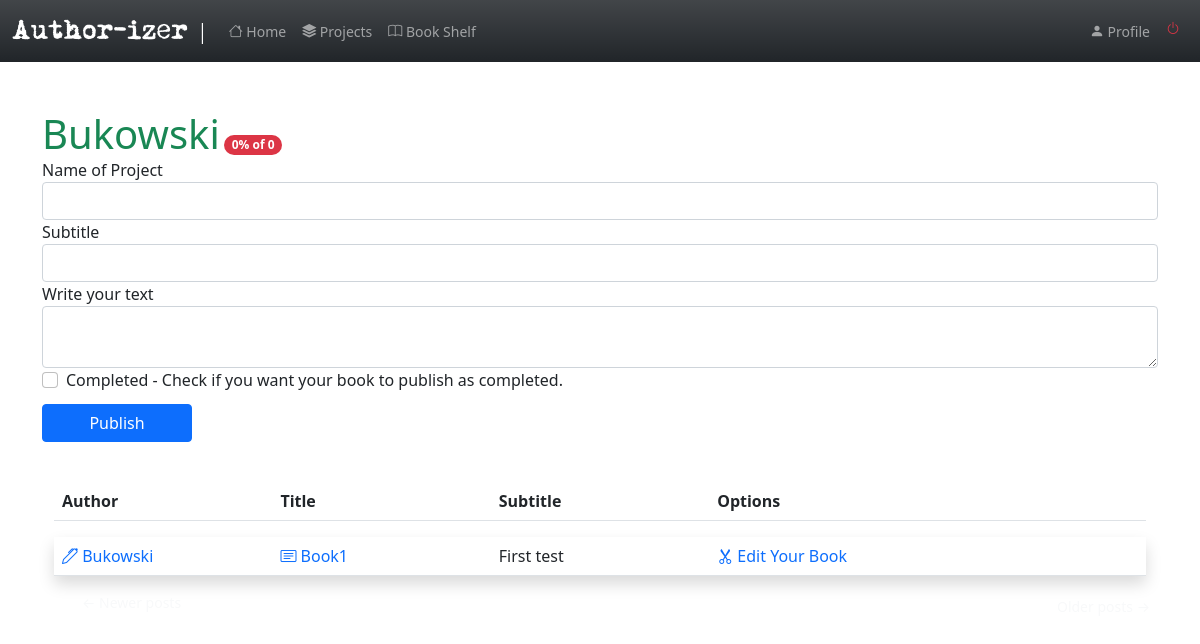
The app's page /index (signed in) with its own data.
### app/models.py (models this page shows, shortened)
class User(UserMixin, db.Model):
    id = db.Column(db.Integer, primary_key=True )
    username = db.Column(db.String(64), index=True, unique=True)
    email = db.Column(db.String(120), index=True, unique=True)
    password_hash = db.Column(db.String(128))
    posts = db.relationship('Post', backref='author', lazy='dynamic')
    about_me = db.Column(db.String(140))
    last_seen = db.Column(db.DateTime, default=datetime.utcnow)
    followed = db.relationship(
        'User', secondary=followers,
        primaryjoin=(followers.c.follower_id == id),
        secondaryjoin=(followers.c.followed_id == id),
        backref=db.backref('followers', lazy='dynamic'), lazy='dynamic')
    def followed_posts(self):
        followed = Post.query.join(
            followers, (followers.c.followed_id == Post.user_id)).filter(
                followers.c.follower_id == self.id)
        own = Post.query.filter_by(user_id=self.id)
        return followed.union(own).order_by(Post.timestamp.desc())

class SearchableMixin(object):
    @classmethod
    def before_commit(cls, session):
        session._changes = {
            'add': list(session.new),
            'update': list(session.dirty),
            'delete': list(session.deleted)
        }
    @classmethod
    def after_commit(cls, session):
        for obj in session._changes['add']:
            if isinstance(obj, SearchableMixin):
                add_to_index(obj.__tablename__, obj)
        for obj in session._changes['update']:
            if isinstance(obj, SearchableMixin):
                add_to_index(obj.__tablename__, obj)
        for obj in session._changes['delete']:
            if isinstance(obj, SearchableMixin):
                remove_from_index(obj.__tablename__, obj)
        session._changes = None

class Post(SearchableMixin, db.Model):
    __searchable__ = ['body']
    id = db.Column(db.Integer, primary_key=True)
    body = db.Column(db.Text)
    title= db.Column(db.String(140))
    subtitle=db.Column(db.String(200))
    timestamp = db.Column(db.DateTime, index=True, default=datetime.utcnow)
    user_id = db.Column(db.Integer, db.ForeignKey('user.id', ondelete="CASCADE"))
    contributes = db.relationship('Contribute', backref='contrib', lazy='dynamic')
    completed= db.Column(db.Boolean, default=False)

### app/routes.py (the view, shortened to what this page needs)
@app.route('/', methods=['GET', 'POST'])
@app.route('/index', methods=['GET', 'POST'])
@login_required
def index():
    form = PostForm()
    authorate= user_rating(current_user.username)
    page = request.args.get('page', 1, type=int)
    posts = current_user.followed_posts().paginate(
        page, app.config['POSTS_PER_PAGE'], False)
    next_url = url_for('index', page=posts.next_num) \
        if posts.has_next else None
    prev_url = url_for('index', page=posts.prev_num) \
        if posts.has_prev else None
    return render_template('index.html', title='Home', form=form,
                           posts=posts.items, next_url=next_url,
                           prev_url=prev_url, authorate=authorate, total=total_rating)

### app/forms.py
class SearchForm(FlaskForm):
    q = StringField(('Search'), validators=[DataRequired()])
    def __init__(self, *args, **kwargs):
        if 'formdata' not in kwargs:
            kwargs['formdata'] = request.args
        if 'csrf_enabled' not in kwargs:
            kwargs['csrf_enabled'] = False
        super(SearchForm, self).__init__(*args, **kwargs)

class PostForm(FlaskForm):
    title= StringField('Name of Project', validators=[DataRequired(), Length(min=1, max=140)])
    subtitle= StringField('Subtitle', validators=[Length(min=0, max=200)])
    post = CKEditorField('Write your text', validators=[DataRequired()])
    completed=BooleanField("Completed - Check if you want your book to publish as completed.")
    submit = SubmitField('Publish')

### app/models.py (called while the page is built)
@login.user_loader
def load_user(id):
    return User.query.get(int(id))

### app/rating.py (called while the page is built)
def user_rating(username):
    conts=[]
    contributes=Contribute.query.filter_by(contributor=username).all()
    num=len(contributes)
    for contribute in contributes:
        if contribute.accepted ==1:
            conts.append(contribute)
    acc_len = len(conts)
    if num>0:
        rating=(acc_len*100)/num
        return round(rating,1)
    else:
        return 0

def total_rating(username):
   contributes=Contribute.query.filter_by(contributor=username).all()
   num=len(contributes)
   return num

### app/routes.py (called while the page is built)
@app.before_request
def before_request():
    if current_user.is_authenticated:
        current_user.last_seen = datetime.utcnow()
        db.session.commit()
        g.search_form = SearchForm()

### app/templates/index.html (shortened to what this page needs)
{% extends "base.html" %}
{% import 'bootstrap/form.html' as wtf %}
{% block app_content %}
        <h1 class='text-success d-inline '>{{ current_user.username.capitalize() }}</h1>
        <div class='d-inline col'>
            {%if authorate >=80%}
            <span class='badge bg-success text-wrap rounded-pill '> {{authorate}}% of {{total(username=current_user.username)}}</span>
            {%elif 80>authorate >=50 %}
            <span class='badge bg-warning text-wrap  rounded-pill  '> {{authorate}}% of {{total(username=current_user.username)}}</span>
            {%elif authorate<50 %}
            <span class='badge bg-danger text-wrap rounded-pill '> {{authorate}}% of {{total(username=current_user.username)}} </span>
            {%endif%}
        </div>
    {% if form %}
    {{ wtf.render_form(form) }}
    <br>
    {% endif %}
    <div class='container'>
    <table class="table">
        <thead>
          <tr class='mb-5 bg-body row-cols-5'>
            <th scope="col-sm-2">Author</th>
            <th scope="col-sm-2">Title</th>
            <th scope="col-sm-2">Subtitle</th>
            <th scope="col-sm-2">Options</th>
            <th scope="col-sm-2">  </th>
          </tr>
        </thead>
    </table>
    </div>
    {% for post in posts %}
        {%if post.completed!=1 %}
        {% include '_post.html' %}
        {%endif%}
    {% endfor %}
    <nav aria-label="...">
        <ul class="pager">
            {% if not prev_url %}
            <li class='btn-sm rounded-pill btn-outline-light d-inline'>
                <a type="button" class="btn-outline-light text-decoration-none" href="{{ prev_url or '#' }}">
                    <span aria-hidden="true">&larr;</span> Newer posts
                </a>
            </li>
            {%elif prev_url%}
            <li class="btn-sm rounded-pill btn-secondary d-inline">
                <a type="button" class="btn-outline-light text-decoration-none" href="{{ prev_url or '#' }}">
                    <span aria-hidden="true">&larr;</span> Newer posts
                </a>
            </li>
            {% endif %}
            {% if not next_url %}
            <li  class='btn-sm rounded-pill btn-outline-light d-inline float-end' >
                <a type="button" class="btn-outline-light text-decoration-none " href="{{ next_url or '#' }}">
                    Older posts <span aria-hidden="true">&rarr;</span>
                </a>
            </li>
            {%elif next_url%}
            <li  class="btn-sm rounded-pill btn-secondary d-inline float-end ">
                <a type="button" class="btn-outline-light text-decoration-none " href="{{ next_url or '#' }}">
                    Older posts <span aria-hidden="true">&rarr;</span>
                </a>
            </li>
            {% endif %}
        </ul>
    </nav>
{% endblock %}

### app/templates/base.html (shortened to what this page needs)
{% import "bootstrap/form.html" as wtf %}
{% from 'bootstrap/form.html' import render_form, render_field, render_form_row %}
{% from 'bootstrap/utils.html' import render_static, render_messages, render_icon %}
<html lang="en">
<head>
{% block head %}
{% block styles %}
<link rel="stylesheet" href="{{ url_for('static', filename='style.css') }}">
<link href="https://cdn.jsdelivr.net/npm/bootstrap@5.1.3/dist/css/bootstrap.min.css" rel="stylesheet">
<link rel="stylesheet" href="https://cdn.jsdelivr.net/npm/bootstrap-icons@1.7.1/font/bootstrap-icons.css">
{% endblock %}
{% endblock %}
</head>
<body>
{% block navbar %}
<nav class="navbar navbar-expand-lg navbar-dark bg-dark bg-gradient">
    <div class="container-fluid">
      <a class="navbar-brand fs-4" href="{{ url_for('index') }}" id='logo'>Author-izer |</a>
      <div class="collapse navbar-collapse" id="navbarSupportedContent">
        <ul class="navbar-nav me-auto mb-2 mb-lg-0">
          <li class="nav-item">
            <a class="nav-link small " aria-current="page" href="{{ url_for('index') }}"><span>{{ render_icon('house') }}</span> Home</a>
          </li>
          <li class="nav-item small">
            <a class="nav-link " href="{{ url_for('projects') }}"><span >{{ render_icon('stack') }}</span> Projects</a>
          </li>
          <li class="nav-item small"><a class="nav-link" href="{{ url_for('completed') }}"><span>{{ render_icon('book') }}</span> Book Shelf</a></li>
        </ul>
        <ul class="navbar-nav  mb-2 mb-lg-0">
            {% if current_user.is_anonymous %}
            <li class="nav-item small"><a class="nav-link  text-primary " href="{{ url_for('login') }}"> <span >{{ render_icon('door-closed') }}</span> Login</a></li>
            {% else %}
            <li class="nav-item small"><a class="nav-link " href="{{ url_for('user', username=current_user.username) }}"><span >{{ render_icon('person-fill') }}</span> Profile</a></li>
            <li class="nav-item small"><a class="nav-link text-danger  " href="{{ url_for('logout') }}"> {{ render_icon('power', color='danger') }} </a></li>
            {% endif %}
        </ul>
      </div>
    </div>
  </nav>
{% endblock %}
{% block content %}
    <div class="container mt-5">
        {% block app_content %}
        {% endblock %}
    </div>
{% endblock %}
</body>
</html>

### app/templates/_post.html (shortened to what this page needs)
<div class="container mt-3 ">
<table class="table table-hover ">
    <tr class=' shadow p-3 mb-5 bg-body '>
        <td class=" col-sm-2  ">
            <a class= "text-decoration-none" href="{{ url_for('user', username=post.author.username) }}">
                <span>{{ render_icon('pen') }}</span>
                {{ post.author.username.capitalize() }}
            </a>
        </td>
        <td class="col-sm-2">
            <a class= "text-decoration-none" href="{{ url_for('read_post', id=post.id) }}">
                <span>{{ render_icon('card-text') }}</span>
            {{ post.title.capitalize() }}
            </a>
        </td>
        <td class="col-sm-2 ">
            {{ post.subtitle.capitalize() }}
        </td>
        <td class="col-sm-2">
            {%if post.author.username != current_user.username and not post.completed%}
                <a class= "text-decoration-none" href="{{ url_for('contribute', id=post.id)}}"><span>{{ render_icon('pencil-square') }}</span> Contribute to the Book </a>
            {%elif not post.completed %}
                <a class= "text-decoration-none" href="{{url_for('edit_post' , id=post.id)}}"><span>{{ render_icon('scissors') }}</span> Edit Your Book</a>
            {%endif %}
        </td>
        <td class="col-sm-2 ">
        </td>
    </tr>
</table>
</div>

### app/static/style.css (style rules this page uses)
.btn { margin-top: 10px; width:150px; }
#logo { font-family: Moms_typewriter; }

### records on screen
User: username "Bukowski", username "0"
Post: author.username "Bukowski", title "Book1", subtitle "First test"

### other values on screen
{{ authorate }} "0"
